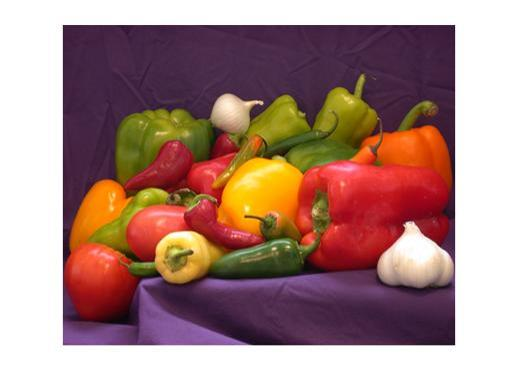
%> input picture fruits.png, 518 x 392 px; the run also reads 1 picture not shown here
$ octave NC.m   (GNU Octave 9; MATLAB toolbox functions it lacks are replaced by stand-ins)
%> lines starting %> are read from the running program, lines starting %| are printed output that depends on the picture
% [17 lines of commented-out code are left out]

clear all
close all
clc

w=imread('fruits.png');
%> w is the input picture: size 392x518x3 uint8; mean R, G, B 171.6, 138.2, 132.9

ew=imread('EW2atermark.jpg');
% [a,b,c]=size(w);
wr=w(:,:,1);ewr=ew(:,:,1);
%> after `wr=w(:,:,1)`:
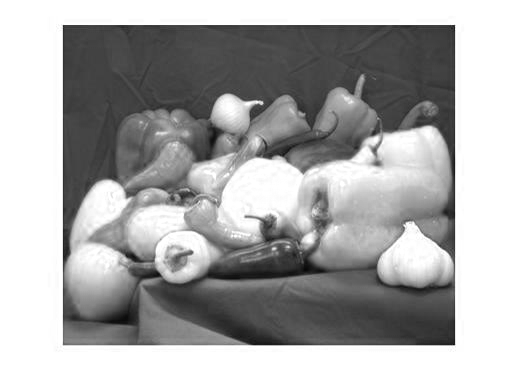
%> wr: size 392x518 uint8; min 7, max 255, mean 171.6
wg=w(:,:,2);ewg=ew(:,:,2);
%> after `wg=w(:,:,2)`:
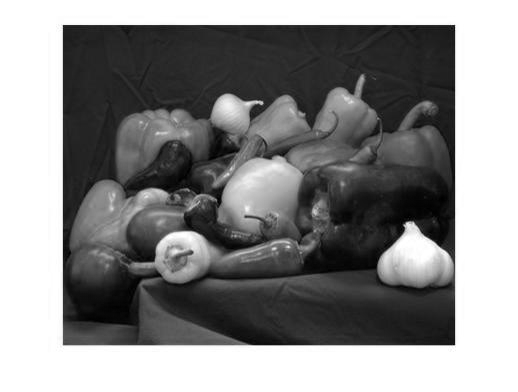
%> wg: size 392x518 uint8; min 0, max 255, mean 138.2
wb=w(:,:,3);ewb=ew(:,:,3);
%> after `wb=w(:,:,3)`:
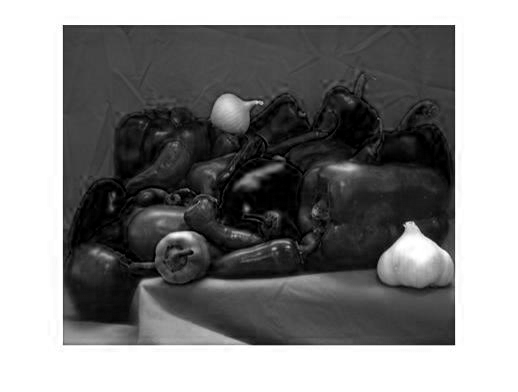
%> wb: size 392x518 uint8; min 0, max 255, mean 132.9

%> (the run ends here)
